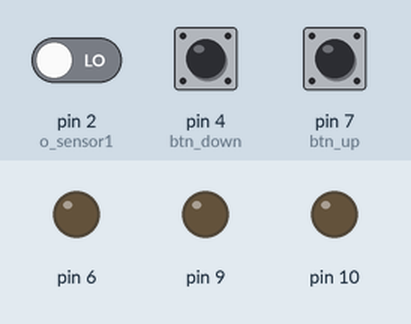
This sketch was run on a simulated Arduino Uno, built with avr-gcc and run on an emulated ATmega328P. Shown: output pins drawn as LEDs (lit = HIGH). The test bench sets the inputs (shaded band); at power-on: pin 7 (btn_up) HIGH, pin 4 (btn_down) HIGH, pin 2 (o_sensor1) LOW. What the sketch prints to the serial monitor is not drawn.

Above: at 1.2 s.
1.3 s: pin 7 (btn_up) pulled LOW for 0.15 s
At 1.59 s:
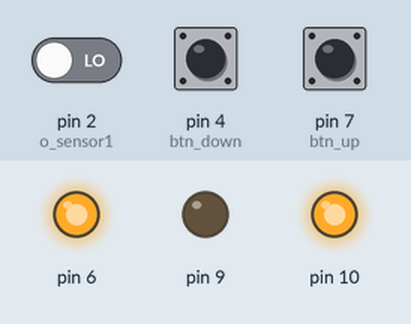
3.2 s: pin 4 (btn_down) pulled LOW for 0.15 s
At 4.5 s:
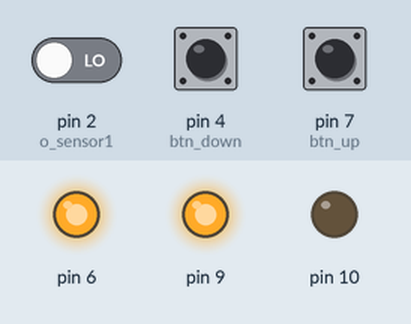
4.8 s: pin 2 (o_sensor1) driven HIGH
At 5.18 s:
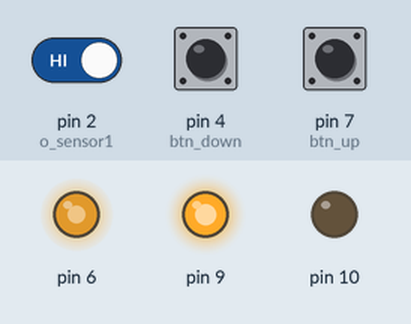
6.7 s: pin 7 (btn_up) pulled LOW for 1 s
At 6.84 s:
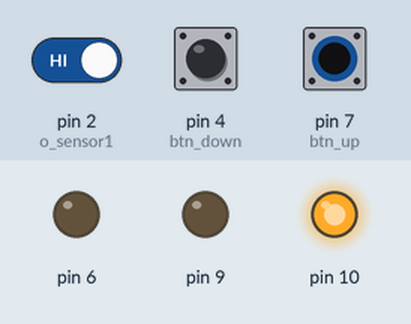
9.2 s: pin 4 (btn_down) pulled LOW for 1 s
At 10.4 s:
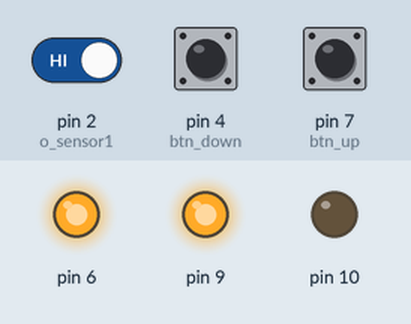
11.7 s: pin 7 (btn_up) pulled LOW for 3.2 s
At 13.4 s:
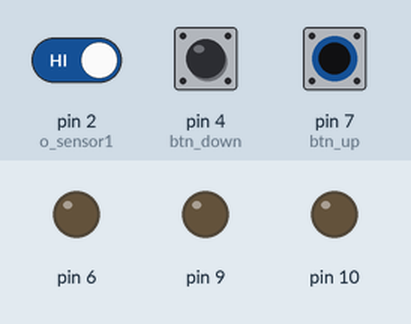
Timing chart, 0 to 14.9 s (numbered marks = the images above; inputs shaded):
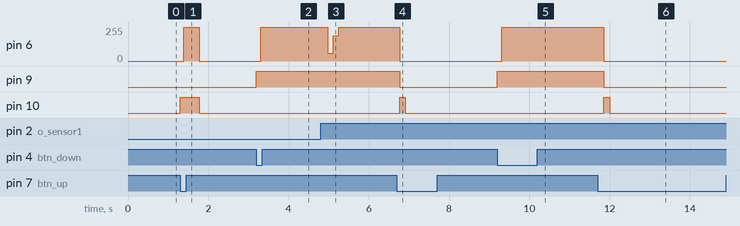

Measured:
- after the input at 1.3 s, pin 6: 0/255 → 255/255 after 0.09 s, → 0/255 0.38 s later; pin 10: LOW → HIGH at once, → LOW 0.47 s later
- after the input at 3.2 s, pin 6: 0/255 → 255/255 after 0.11 s; pin 9: LOW → HIGH at once
- after the input at 4.8 s, pin 6: 255/255 → 58/255 after 0.18 s, → 188/255 0.13 s later, → 255/255 0.14 s later
- after the input at 6.7 s, pin 6: 255/255 → 0/255 after 0.07 s; pin 9: HIGH → LOW after 0.07 s; pin 10: LOW → HIGH after 0.07 s, → LOW 0.14 s later
- after the input at 9.2 s, pin 6: 0/255 → 255/255 after 0.11 s; pin 9: LOW → HIGH at once
- after the input at 11.7 s, pin 6: 255/255 → 0/255 after 0.16 s; pin 9: HIGH → LOW after 0.16 s; pin 10: LOW → HIGH after 0.16 s, → LOW 0.15 s later

The sketch:

blinderPuller.ino
```cpp
#include "motor.h"

const int in1 = 12;
const int in2 = 11;
const int in3 = 10;
const int in4 = 9;

const int m1_en = 5;
const int m2_en = 6;

const int o_sensor1 = 2; //alternating between 0 and 1

//Buttons, active low
const int btn_down = 4;
const int btn_up = 7;

Motor m1(0.1, 1900, in3, in4, m2_en);

void setup() {
  Serial.begin(9600);

  pinMode(btn_down, INPUT_PULLUP);
  pinMode(btn_up, INPUT_PULLUP);

  pinMode(o_sensor1, INPUT);

  attachInterrupt(digitalPinToInterrupt(o_sensor1), timer, CHANGE);
}

void loop() {
  if (!digitalRead(btn_down))
    {
  	m1.go_down();
    }
  else if (!digitalRead(btn_up))
  {
      m1.go_up();
  }
  m1.update();
}

void timer()
{
    m1.timer();
}
```

motor.cpp
```cpp
#include <Arduino.h>
#include "limits.h"
#include "math.h"

#include "motor.h"

Motor::Motor(float speed, unsigned long pulses_to_bottom, int in1, int in2, int enable) :
    speed{speed}, pwm{0}, state{Motor_state::unknown},
    target_speed{10},
    prev_pulse{0},
    curr_pulse_pos{INT_MIN}, pulses_to_bottom{pulses_to_bottom},
    max_pwm_counter{0},
    in1{in1}, in2{in2}, enable{enable},
    pid_up{target_speed, -5, 0, -0.5, 50, 255},
    pid_down{target_speed, -2, 0, 0, -1, 255}
{
    init();
}

void Motor::init()
{
    pinMode(in1, OUTPUT);
    pinMode(in2, OUTPUT);
    pinMode(enable, OUTPUT);

    digitalWrite(in1, LOW);
    digitalWrite(in2, LOW);

    analogWrite(enable, pwm);

    reset_old_pulses();
}

void Motor::reset_old_pulses()
{
    for (int i{0}; i < OLD_PULSE_SIZE; i++)
    {
	old_pulses[i] = target_speed;
	Serial.print(old_pulses[i]);
    }
    Serial.println("]");
}

unsigned long Motor::get_average_pulse()
{
    unsigned long average{0};

    for (int i{0}; i < OLD_PULSE_SIZE; i++)
    {
	average += old_pulses[i];
    }
    return average/OLD_PULSE_SIZE;
}

void Motor::update()
{
    if (state == going_up || state == go_up_down)
    {
	update_up();
    }
    else if (state == going_down)
    {
	Serial.println("go down");
	update_down();
    }
}

void Motor::update_down()
{
    delay(10);
    unsigned long pulse_width = millis() - prev_pulse;

    pwm = pid_down.update( (pulse_width + get_average_pulse()) / 2 );

    analogWrite(enable, pwm);

    if (pulses_to_bottom <= curr_pulse_pos)
    {
	digitalWrite(in2, LOW);
	state = down;
	Serial.println("Set state: down");
	analogWrite(enable, 0);
    }
}

void Motor::update_up()
{
    delay(10);
    unsigned long pulse_width = millis() - prev_pulse;

    pwm = pid_up.update( (pulse_width + get_average_pulse()) / 2 );

    analogWrite(enable, pwm);
    if (pwm == 255)
    {
	max_pwm_counter++;
    }
    else
    {
	max_pwm_counter = 0;
    }

    if (max_pwm_counter > 3)
    {
	digitalWrite(in1, LOW);
	curr_pulse_pos = 0;
	analogWrite(enable, 0);

	if (state == go_up_down)
	{
	    Serial.println("from up to: going_down");
	    go_down();
	}
	else
	{
	    Serial.println("Set state: up");
	    state = up;
	}
    }
}

void Motor::abort()
{
    digitalWrite(in1, LOW);
    digitalWrite(in2, LOW);
    if (curr_pulse_pos == INT_MIN)
    {
	Serial.println("Set state: unknown");
	state = unknown;
    }
    else
    {
	Serial.println("Set state: middle");
	state = middle;
    }
}

void Motor::go_up()
{
    if (state != up && state != going_up)
    {
	Serial.println("Set state: going_up");

	state = going_up;
	digitalWrite(in1, HIGH);
	digitalWrite(in2, LOW);
	pwm = UP_PWM;
	analogWrite(enable, pwm);
	reset_old_pulses();
	pid_up.reset();
    }
}

void Motor::go_down()
{
    if (state != down && state != going_down)
    {
	if (state != unknown && curr_pulse_pos != INT_MIN)
	{
	    Serial.println("Set state: going_down");
	    state = going_down;

	    digitalWrite(in1, LOW);
	    digitalWrite(in2, HIGH);
	    pwm = DOWN_PWM;
	    analogWrite(enable, pwm);
	    reset_old_pulses();
	    pid_down.reset();
	}
	else
	{
	    Serial.println("Set state: go_up_down");
	    //state = go_up_down;
	    //go_up();

	    state = up;
	    curr_pulse_pos = 0;
	    go_down();                                                      //obs, remove when done with pid!!!
	}
    }
}

unsigned long Motor::get_pwm()
{
    return pwm;
}

void Motor::set_speed(float speed)
{
    speed = (MAX_SPEED - MIN_SPEED) * speed + MIN_SPEED;
}

void Motor::timer()
{
    if (curr_pulse_pos != INT_MIN)
    {
	if (state == going_up)
	{
	    curr_pulse_pos--;
	}
	else
	{
	    curr_pulse_pos++;
	}
    }

    unsigned long time = millis();
    if (prev_pulse == 0)
    {
	prev_pulse = time;
    }
    unsigned long pw_tmp = time - prev_pulse;
    Serial.println(pw_tmp);
    prev_pulse = time;

    if (pw_tmp > 0)
    {
	for (int i = OLD_PULSE_SIZE - 1; i >= 0; i--)
	{
	    old_pulses[i] = old_pulses[i-1];
	}
	old_pulses[0] = pw_tmp;
    }
}
```

motor.h
```cpp
#ifndef MOTOR
#define MOTOR

#include "pid.h"

class Motor
{
public:
    enum Motor_state{
	up,
	going_up,
	down,
	going_down,
	go_up_down, //When state us unknown but want to go down
	middle,     //When not up or down but position known
	unknown     //State is unknown
    };

    Motor(float speed, unsigned long pulses_to_bottom, int in1, int in2, int enable);

    //Must be called repeatedly, tracks state of motor.
    void update();

    void go_up();
    void go_down();
    void abort();

    //Updates time variables, called by interrupt
    void timer();

    unsigned long get_pwm();
    void set_speed(float speed);

private:
    static const int UP_PWM = 0;//250;       //Default value for pwm when going up
    static const int DOWN_PWM = 0;//70;      //Default value for pwm when going down
    static const int MAX_SPEED = 10000;  //Max speed in ms
    static const int MIN_SPEED = 20000;
    static const int OLD_PULSE_SIZE = 4;

    void init();
    void update_up();
    void update_down();
    unsigned long get_average_pulse();
    void reset_old_pulses();

    float speed;            //speed in %
    long pwm;               //pwm number
    Motor_state state;
    long target_speed;      //set point for pid

    unsigned long prev_pulse;
    unsigned long old_pulses[OLD_PULSE_SIZE];    //Time betwen latest pulses
    int curr_pulse_pos;    //Current pulse position

    //Number of pulses until blinder at bottom, positive downwards
    const unsigned long pulses_to_bottom;

    int max_pwm_counter;    //counts how many updates pwm = 255

    const int in1;
    const int in2;
    const int enable;

    PID<long> pid_up;
    PID<long> pid_down;
};


#endif
```

pid.h
```cpp
#ifndef _PID
#define _PID

typedef long TimeType; //TimeType

template<typename Type>
class PID
{
public:
    PID() = default;
    PID(Type& set_point, double kp, double ip, double dp,
	Type min_output, Type max_output) :
	set_point{set_point}, prev_time{0},
	prev_error{0}, total_error{0}, kp{kp}, ip{ip}, dp{dp},
	min_output{min_output}, max_output{max_output}
	{}

    Type update(Type input)
	{
	    TimeType curr_time = millis();
	    TimeType elapsed_time = curr_time - prev_time;
	    //TimeType elapsed_time = 1;

	    Type error = set_point - input;

	    total_error += (error * elapsed_time);

	    Type delta_error = (error - prev_error) / elapsed_time;
	    prev_error = error;

	    Type output = (kp*error + ip*total_error  + dp*delta_error);

	    Serial.print("kp = ");
	    Serial.print(kp);

	    Serial.print(" output: ");
	    Serial.print(output);

	    Serial.print(" kp part = ");
	    Serial.print(kp*error);

	    Serial.print(" dp part = ");
	    Serial.print(dp*delta_error);

	    Serial.print(" error: ");
	    Serial.print(error);

	    Serial.print(" total_error: ");
	    Serial.println(total_error);

	    Serial.print(" delta: ");
	    Serial.print(delta_error);

	    Serial.print("       ");
	    Serial.print(set_point);
	    Serial.print(" - ");
	    Serial.print(input);
	    Serial.print(" = ");
	    Serial.print(error);

	    if (output > max_output)
	    {
		output = max_output;
	    }
	    else if (output < min_output)
	    {
		output = min_output;
	    }

	    prev_time = curr_time;

	    return output;
	}

    void reset()
	{
	    total_error = 0;
	    prev_time = millis();
	    prev_error = 0;
	}

//private:

    Type& set_point;
    TimeType prev_time;
    Type prev_error;
    Type total_error;

    double kp;
    double ip;
    double dp;

    const Type min_output;
    const Type max_output;
};

#endif
```
